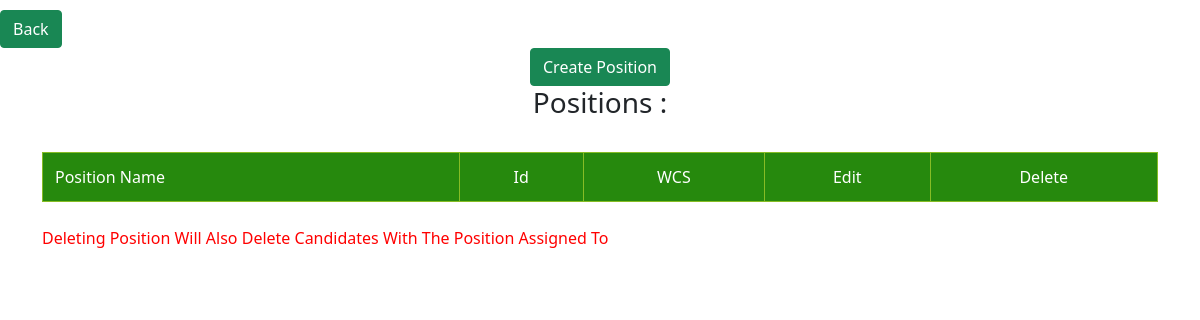
The app's page /admin/positions (signed in), older data.
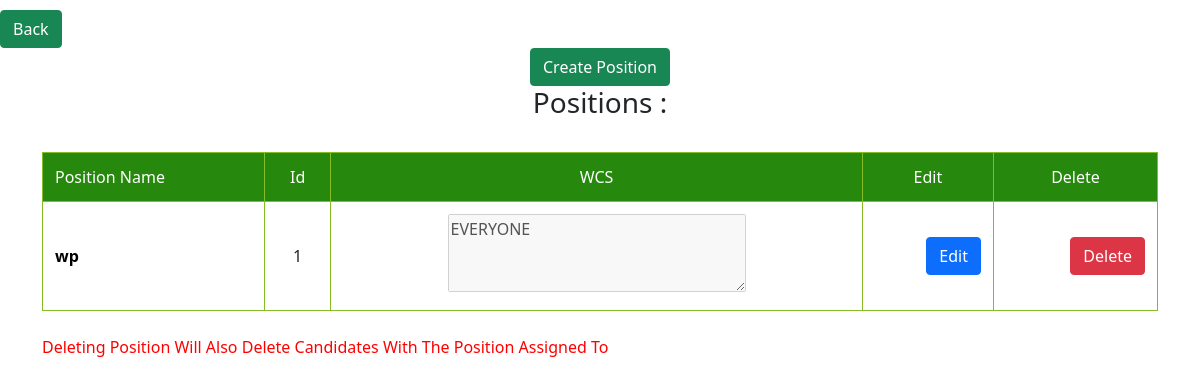
The same page, newer data.
### tables this page shows
CREATE TABLE positions (
	            id INTEGER PRIMARY KEY,
	            name TEXT NOT NULL,
	            wcs TEXT NOT NULL
                );

### main.py (the view)
@app.route('/admin/positions')
def positions():
    if not session.get("login"):
        return redirect("/admin/login")
    return render_template('positions.html', tm=conn.cursor().execute('SELECT * from positions').fetchall())

### templates/positions.html (shortened to what this page needs)
<!DOCTYPE html>
<html lang="en">
<head>
    <link rel="stylesheet" href="{{ url_for('static', filename='table.css')}}">
    <link rel="stylesheet" href="{{ url_for('static', filename='bootstrap.min.css') }}">
</head>
<body>
    <div class="buttonss" style="padding-top: 10px">
        <a href="../admin"><button type="button" class="btn btn-success">Back</button></a>
    </div>
    <center>
        <a href="positions/create"><button type="button" class="btn btn-success">Create Position</button></a>
        <h3>Positions :</h3>
    </center>
    <div class="container">
  <table class="responsive-table">
    <thead>
      <tr>
        <th scope="col">Position Name</th>
        <th scope="col">Id</th>
        <th scope="col">WCS</th>
        <th scope="col">Edit</th>
        <th scope="col">Delete</th>
      </tr>
    </thead>
    <tbody>
        {% for item in tm %}
      <tr>
        <th scope="row">{{item[1]}}</th>
        <td data-title="Id">{{item[0]}}</td>
        <td><textarea name="ew" id="ew" cols="30" rows="3" disabled>{{ item[2] }}</textarea></td>
        <td data-title="Edit" data-type="currency"><a href="positions/edit/{{item[0]}}"><button type="button" class="btn btn-primary" >Edit</button></a></td>
        <td data-title="Delete" data-type="currency"><a href="positions/delete/{{item[0]}}"><button type="button" class="btn btn-danger">Delete</button></a></td>
      </tr>
      {% endfor %}
    </tbody>
  </table>
  <p style="color: red;">Deleting Position Will Also Delete Candidates With The Position Assigned To</p>
</div>
</body>
</html>

Row changes from the older to the newer data that the page shows:
added positions: name "wp", id "1", ew "EVERYONE"
